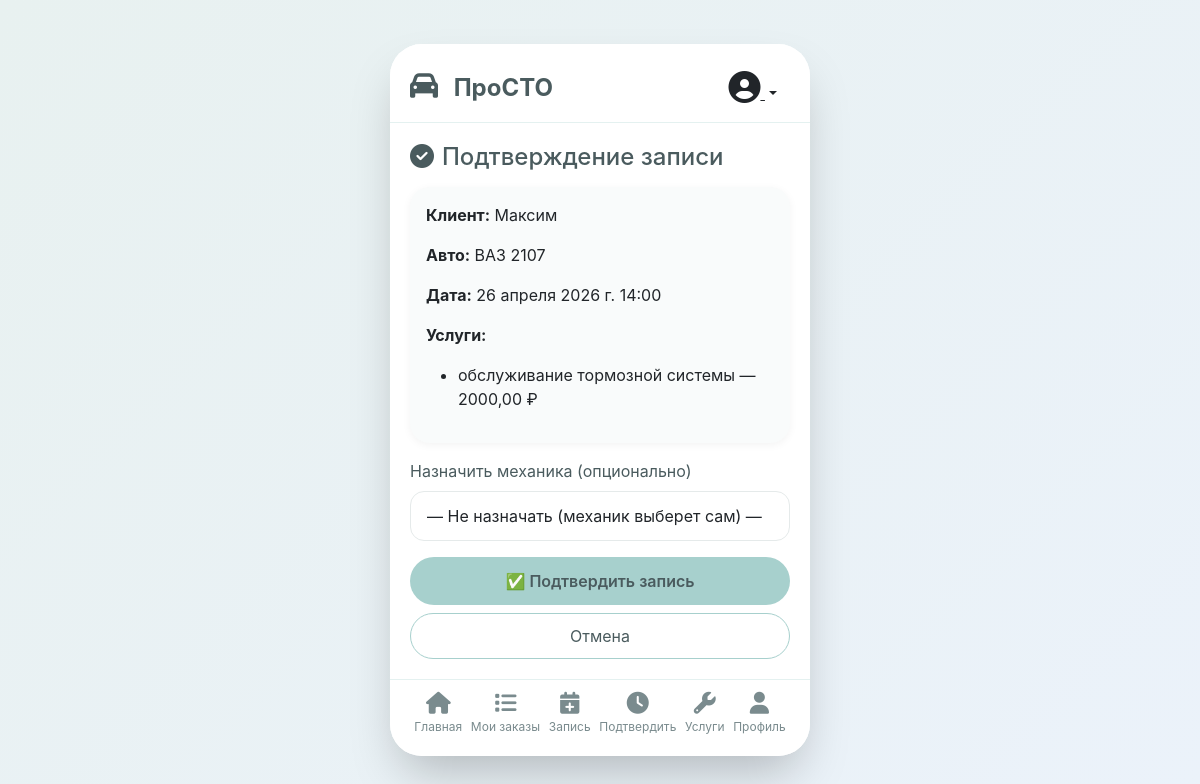
The page /appointments/confirm/7/ (signed in) on the database its author committed.
### appointments/models.py (models this page shows, shortened)
class Appointment(models.Model):
    STATUS_CHOICES = (
        ('pending', 'Ожидает подтверждения'),
        ('confirmed', 'Подтверждена'),
        ('in_progress', 'В работе'),
        ('completed', 'Выполнена'),
        ('cancelled', 'Отменена'),
    )
    user = models.ForeignKey(settings.AUTH_USER_MODEL, on_delete=models.CASCADE)
    vehicle = models.ForeignKey(Vehicle, on_delete=models.CASCADE)
    services = models.ManyToManyField(Service)
    date = models.DateField(verbose_name='Дата')
    time = models.CharField(max_length=10, verbose_name='Время')
    status = models.CharField(max_length=20, choices=STATUS_CHOICES, default='pending')
    created_at = models.DateTimeField(auto_now_add=True)

### accounts/models.py (models this page shows, shortened)
class User(AbstractUser):
    ROLE_CHOICES = (
        ('client', 'Клиент'),
        ('mechanic', 'Механик'),
        ('owner', 'Владелец'),
        ('admin', 'Администратор'),
    )
    role = models.CharField(max_length=20, choices=ROLE_CHOICES, default='client')
    phone = models.CharField(max_length=20, blank=True, verbose_name='Телефон')
    push_token = models.CharField(max_length=255, blank=True, verbose_name='Push-токен')

### vehicles/models.py (models this page shows, shortened)
class Vehicle(models.Model):
    owner = models.ForeignKey(settings.AUTH_USER_MODEL, on_delete=models.CASCADE, related_name='vehicles')
    brand = models.CharField(max_length=50, verbose_name='Марка')
    model = models.CharField(max_length=50, verbose_name='Модель')
    year = models.IntegerField(verbose_name='Год выпуска')
    license_plate = models.CharField(max_length=20, verbose_name='Госномер')
    vin = models.CharField(max_length=17, blank=True, verbose_name='VIN')
    mileage = models.IntegerField(default=0, verbose_name='Пробег')

### services/models.py (models this page shows, shortened)
class Service(models.Model):
    name = models.CharField(max_length=100, verbose_name='Название услуги')
    description = models.TextField(blank=True, verbose_name='Описание')
    price = models.DecimalField(max_digits=10, decimal_places=2, verbose_name='Цена')
    duration_minutes = models.IntegerField(default=60, verbose_name='Длительность (мин)')
    is_active = models.BooleanField(default=True, verbose_name='Активна')
    checklist_items = models.TextField(
        blank=True,
        verbose_name='Пункты чек-листа',
        help_text='Каждый пункт с новой строки'
    )

### appointments/views.py (the view, shortened to what this page needs)
# urls.py: path('appointments/confirm/<int:appointment_id>/', appointments_views.confirm_appointment, name='confirm_appointment'),
@login_required
@user_passes_test(is_owner_or_admin)
def confirm_appointment(request, appointment_id):
    appointment = get_object_or_404(Appointment, id=appointment_id, status='pending')
    mechanics = User.objects.filter(role='mechanic', is_active=True)
    return render(request, 'appointments/confirm_appointment.html', {
        'appointment': appointment,
        'mechanics': mechanics
    })

### appointments/views.py (called while the page is built)
def is_owner_or_admin(user):
    return user.role in ['owner', 'admin'] or user.is_staff

### templates/appointments/confirm_appointment.html (shortened to what this page needs)
{% extends 'core/base.html' %}
{% block content %}
<h4 class="mb-3"><i class="fas fa-check-circle me-2"></i>Подтверждение записи</h4>
<div class="card mb-3">
    <div class="card-body">
        <p><strong>Клиент:</strong> {{ appointment.user.username }}</p>
        <p><strong>Авто:</strong> {{ appointment.vehicle.brand }} {{ appointment.vehicle.model }}</p>
        <p><strong>Дата:</strong> {{ appointment.date }} {{ appointment.time }}</p>
        <p><strong>Услуги:</strong></p>
        <ul>
            {% for service in appointment.services.all %}
                <li>{{ service.name }} — {{ service.price }} ₽</li>
            {% endfor %}
        </ul>
    </div>
</div>
<form method="post">
    <div class="mb-3">
        <label class="form-label">Назначить механика (опционально)</label>
        <select name="mechanic_id" class="form-select">
            <option value="">— Не назначать (механик выберет сам) —</option>
        </select>
    </div>
    <button type="submit" class="btn btn-primary w-100">✅ Подтвердить запись</button>
    <a href="{% url 'pending_appointments' %}" class="btn btn-outline w-100 mt-2">Отмена</a>
</form>
{% endblock %}

### static/css/main.css (style rules this page uses)
:root { --bg-pastel-green: #E8F1F0; --bg-pastel-blue: #EBF2FA; --primary-pastel: #A7D0CD; --secondary-pastel: #D4E2D4; --accent-pastel: #F4E3D7; --text-dark: #4A5B5E; --text-light: #7A8B8E; --card-bg: #FFFFFF; --shadow: rgba(0, 0, 0, 0.05); }
* { margin: 0; padding: 0; box-sizing: border-box; }
body { background: linear-gradient(135deg, var(--bg-pastel-green) 0%, var(--bg-pastel-blue) 100%); font-family: 'Inter', -apple-system, BlinkMacSystemFont, 'Segoe UI', Roboto, Helvetica, Arial, sans-serif; color: var(--text-dark); min-height: 100vh; }
.card { border: none; border-radius: 20px; background: #F9FBFB; margin-bottom: 16px; transition: transform 0.1s ease; box-shadow: 0 2px 8px var(--shadow); }
.card-body { padding: 16px; }
.btn-primary { background: var(--primary-pastel); border: none; color: var(--text-dark); font-weight: 600; padding: 12px; border-radius: 30px; transition: all 0.2s ease; }
.btn-outline { background: transparent; border: 1px solid var(--primary-pastel); padding: 10px; border-radius: 30px; color: var(--text-dark); }
.form-control, .form-select { border-radius: 14px; border: 1px solid #E5EAEA; padding: 12px 16px; background: #FFFFFF; }

### rows shown on the page
Appointment: user.username "Максим", vehicle.brand "ВАЗ", vehicle.model "2107", date "26 апреля 2026 г.", time "14:00"
Service: name "обслуживание тормозной системы", price "2000,00"
